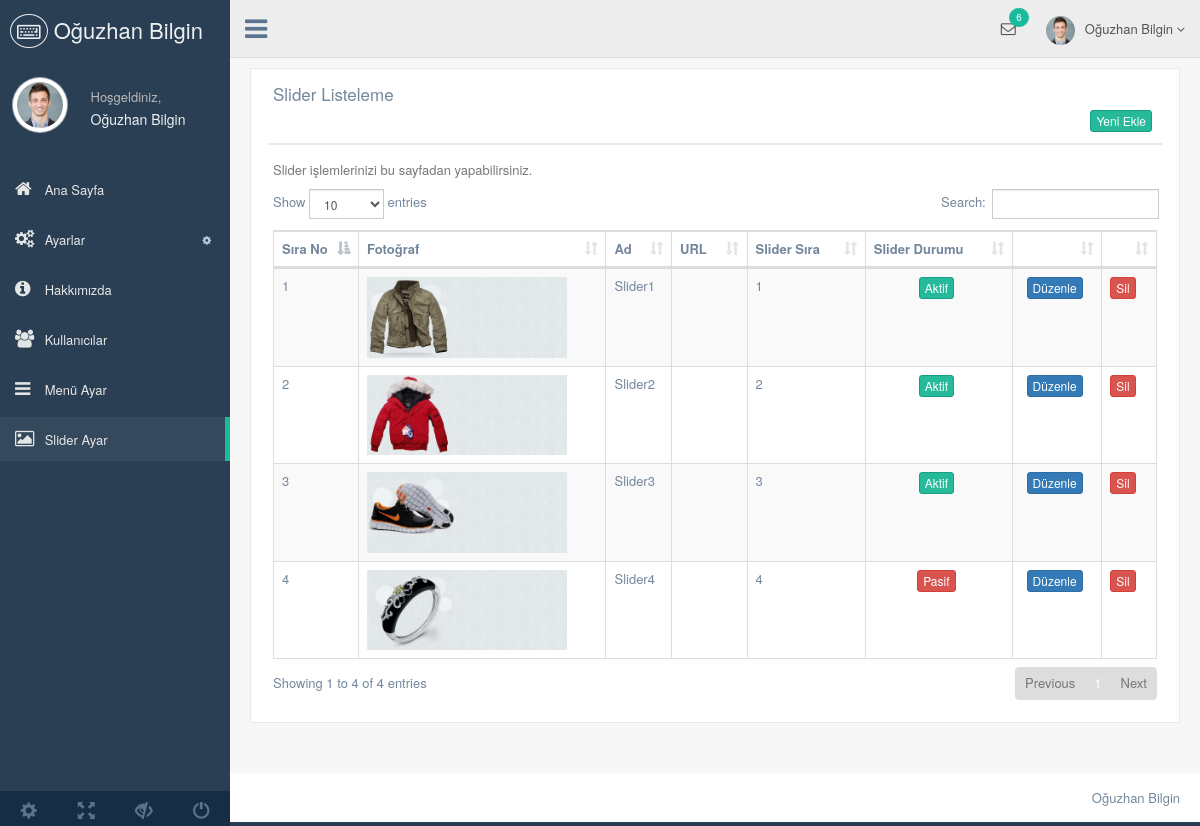
/nedmin/production/slider.php (signed in), run on the app's committed database.
### tables this page shows
CREATE TABLE `kullanici` (
  `kullanici_id` int(11) NOT NULL,
  `kullanici_zaman` datetime NOT NULL DEFAULT CURRENT_TIMESTAMP,
  `kullanici_resim` varchar(250) NOT NULL,
  `kullanici_tc` varchar(50) NOT NULL,
  `kullanici_ad` varchar(50) NOT NULL,
  `kullanici_mail` varchar(100) NOT NULL,
  `kullanici_gsm` varchar(50) NOT NULL,
  `kullanici_sifre` varchar(50) NOT NULL,
  `kullanici_adsoyad` varchar(50) NOT NULL,
  `kullanici_adres` varchar(250) NOT NULL,
  `kullanici_il` varchar(100) NOT NULL,
  `kullanici_ilce` varchar(100) NOT NULL,
  `kullanici_unvan` varchar(100) NOT NULL,
  `kullanici_yetki` varchar(50) NOT NULL,
  `kullanici_durum` int(1) NOT NULL DEFAULT '1'
);

CREATE TABLE `slider` (
  `slider_id` int(11) NOT NULL,
  `slider_ad` varchar(100) NOT NULL,
  `slider_yol` varchar(250) NOT NULL,
  `slider_sira` int(2) NOT NULL,
  `slider_link` varchar(250) NOT NULL,
  `slider_durum` enum('0','1') NOT NULL
);

### nedmin/production/slider.php (the view, shortened to what this page needs)
<?php
include 'header.php';
$slidersor=$db->prepare("SELECT * FROM slider");
$slidersor->execute();
?>
<div class="right_col" role="main">
    <div class="">
        <div class="row">
            <div class="col-md-12 col-sm-12 col-xs-12">
                <div class="x_panel">
                    <div class="x_title">
                        <h2>Slider Listeleme</h2>
                        <div class="clearfix"></div>
                        <div align="right">
                            <a href="slider-ekle.php"><button class="btn btn-success btn-xs">Yeni Ekle</button></a>
                        </div>
                    </div>
                    <div class="x_content">
                        <p class="text-muted font-13 m-b-30">
                            Slider işlemlerinizi bu sayfadan yapabilirsiniz.
                        </p>
                        <table id="datatable-responsive" class="table table-striped table-bordered dt-responsive nowrap" cellspacing="0" width="100%">
                            <thead>
                            <tr>
                            <tr>
                                <th>Sıra No</th>
                                <th>Fotoğraf</th>
                                <th>Ad</th>
                                <th>URL</th>
                                <th>Slider Sıra</th>
                                <th>Slider Durumu</th>
                                <th></th>
                                <th></th>
                            </tr>
                            </tr>
                            </thead>
                            <tbody>
                            <?php
                            $say=0;
                            while($slidercek=$slidersor->fetch(PDO::FETCH_ASSOC)){ $say++;
                                ?>
                                <tr>
                                    <td width="20"><?php echo $say;?></td>
                                    <td><img width="200" src="../../<?php echo $slidercek['slider_yol']; ?>" alt=""></td>
                                    <td><?php echo $slidercek['slider_ad']; ?></td>
                                    <td><?php echo $slidercek['slider_link']; ?></td>
                                    <td><?php echo $slidercek['slider_sira']; ?></td>
                                    <td> <center>
                                            <?php
                                            if ($slidercek['slider_durum']==1){?>
                                                <button class="btn btn-success btn-xs">Aktif</button>
                                            <?php }else{?>
                                                <button class="btn btn-danger btn-xs">Pasif</button> <?php } ?>
                                        </center>
                                    </td>
                                    <td><center><a href="slider-duzenle.php?slider_id=<?php echo $slidercek['slider_id']; ?>"><button name="sliderguncelle" class="btn btn-primary btn-xs">Düzenle</button></a></center></td>
                                    <td><a href="../netting/islem.php?slider_id=<?php echo $slidercek['slider_id']; ?>&slidersil=ok"><button class="btn btn-danger btn-xs">Sil</button></a></td>
                                </tr>
                            <?php } ?>
                            </tbody>
                        </table>
                    </div>
                </div>
            </div>
        </div>
    </div>
</div>
<?php
include 'footer.php';
?>

### nedmin/production/header.php (shortened to what this page needs)
<?php
include '../netting/baglan.php';
$kullanicisor=$db->prepare("SELECT * FROM kullanici where kullanici_mail=:mail");
$kullanicisor->execute(array(
    'mail'=> $_SESSION['kullanici_mail']
));
$kullanicicek=$kullanicisor->fetch(PDO::FETCH_ASSOC);
?>
<!DOCTYPE html>
<html lang="en">
<head>
    <link href="../vendors/bootstrap/dist/css/bootstrap.min.css" rel="stylesheet">
    <link href="../vendors/font-awesome/css/font-awesome.min.css" rel="stylesheet">
    <link href="../vendors/nprogress/nprogress.css" rel="stylesheet">
    <link href="../vendors/iCheck/skins/flat/green.css" rel="stylesheet">
    <link href="../vendors/datatables.net-bs/css/dataTables.bootstrap.min.css" rel="stylesheet">
    <link href="../vendors/datatables.net-buttons-bs/css/buttons.bootstrap.min.css" rel="stylesheet">
    <link href="../vendors/datatables.net-fixedheader-bs/css/fixedHeader.bootstrap.min.css" rel="stylesheet">
    <link href="../vendors/datatables.net-responsive-bs/css/responsive.bootstrap.min.css" rel="stylesheet">
    <link href="../vendors/datatables.net-scroller-bs/css/scroller.bootstrap.min.css" rel="stylesheet">
    <link href="../build/css/custom.min.css" rel="stylesheet">
</head>
<body class="nav-md">
<div class="container body">
    <div class="main_container">
        <div class="col-md-3 left_col">
            <div class="left_col scroll-view">
                <div class="navbar nav_title" style="border: 0;">
                    <a href="index.html" class="site_title"><i class="fa fa-keyboard-o"></i> <span>Oğuzhan Bilgin</span></a>
                </div>
                <div class="profile clearfix">
                    <div class="profile_pic">
                        <img src="images/img.jpg" alt="..." class="img-circle profile_img">
                    </div>
                    <div class="profile_info">
                        <span>Hoşgeldiniz,</span>
                        <h2><?php echo $kullanicicek['kullanici_adsoyad']; ?></h2>
                    </div>
                </div>
                <br />
                <div id="sidebar-menu" class="main_menu_side hidden-print main_menu">
                    <div class="menu_section">
                        <ul class="nav side-menu">
                            <li><a href=index.php><i class="fa fa-home"></i> Ana Sayfa </a></li>
                            <li><a><i class="fa fa-cogs"></i> Ayarlar <span class="fa fa-cog"></span></a>
                            </li>
                            <li><a href=hakkimizda.php><i class="fa fa-info-circle"></i> Hakkımızda </a></li>
                            <li><a href=kullanicilar.php><i class="fa fa-users"></i> Kullanıcılar </a></li>
                            <li><a href=menu.php><i class="fa fa-bars"></i> Menü Ayar </a></li>
                            <li><a href=slider.php><i class="fa fa-image"></i> Slider Ayar </a></li>
                        </ul>
                    </div>
                </div>
                <div class="sidebar-footer hidden-small">
                    <a data-toggle="tooltip" data-placement="top" title="Settings">
                        <span class="glyphicon glyphicon-cog" aria-hidden="true"></span>
                    </a>
                    <a data-toggle="tooltip" data-placement="top" title="FullScreen">
                        <span class="glyphicon glyphicon-fullscreen" aria-hidden="true"></span>
                    </a>
                    <a data-toggle="tooltip" data-placement="top" title="Lock">
                        <span class="glyphicon glyphicon-eye-close" aria-hidden="true"></span>
                    </a>
                    <a data-toggle="tooltip" data-placement="top" title="Logout">
                        <span class="glyphicon glyphicon-off" aria-hidden="true"></span>
                    </a>
                </div>
            </div>
        </div>
        <div class="top_nav">
            <div class="nav_menu">
                <nav>
                    <div class="nav toggle">
                        <a id="menu_toggle"><i class="fa fa-bars"></i></a>
                    </div>
                    <ul class="nav navbar-nav navbar-right">
                        <li class="">
                            <a href="javascript:;" class="user-profile dropdown-toggle" data-toggle="dropdown" aria-expanded="false">
                                <img src="images/img.jpg" alt=""><?php echo $kullanicicek['kullanici_adsoyad']; ?>
                                <span class=" fa fa-angle-down"></span>
                            </a>
                        </li>
                        <li role="presentation" class="dropdown">
                            <a href="javascript:;" class="dropdown-toggle info-number" data-toggle="dropdown" aria-expanded="false">
                                <i class="fa fa-envelope-o"></i>
                                <span class="badge bg-green">6</span>
                            </a>
                        </li>
                    </ul>
                </nav>
            </div>
        </div>

### nedmin/production/footer.php (shortened to what this page needs)
<footer>
    <div class="pull-right">
        Oğuzhan Bilgin
    </div>
    <div class="clearfix"></div>
</footer>
</div>
</div>
</body>
</html>

### data on the page
kullanici: kullanici_adsoyad "Oğuzhan Bilgin"
slider: slider_yol (picture), slider_ad "Slider1", slider_sira "1", slider_durum "Aktif"
slider: slider_yol (picture), slider_ad "Slider2", slider_sira "2", slider_durum "Aktif"
slider: slider_yol (picture), slider_ad "Slider3", slider_sira "3", slider_durum "Aktif"
slider: slider_yol (picture), slider_ad "Slider4", slider_sira "4", slider_durum "Pasif"
